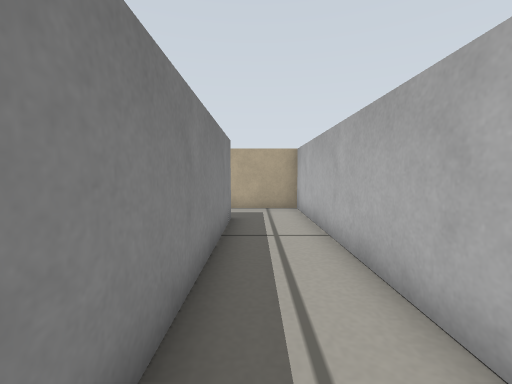
[1] (above)

14 first-person views from a walk through a world built for the Gazebo simulator. The camera is 0.29 m above the floor, tilts 4° down and sees 90° across. The floor is counted in squares, 0.2 m on a side. Each view is taken from the middle of a square. On the plan, view 1 faces up. The plan holds only what a view shows up to about 13 squares ahead; the rest is blank.

[2]
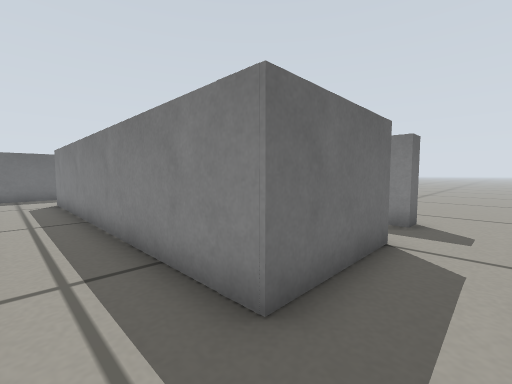

[3]
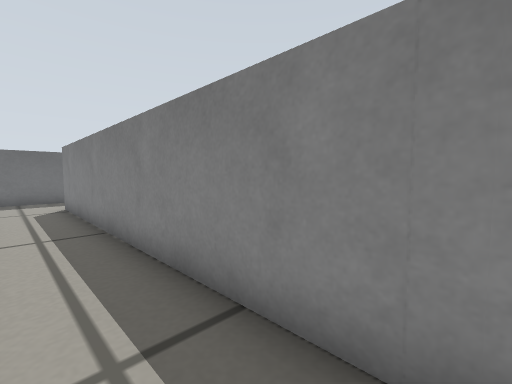

[4]
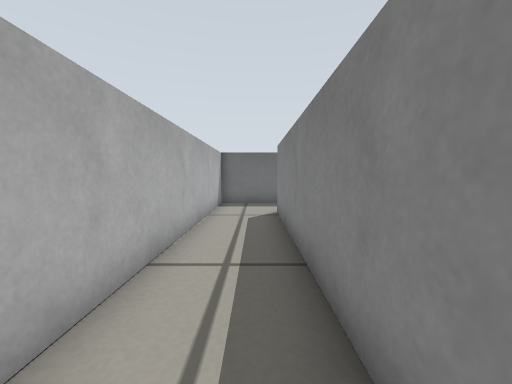

[5]
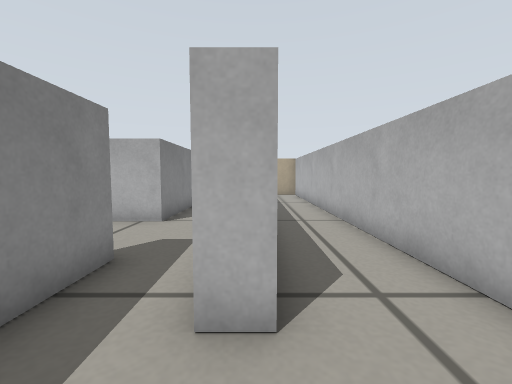

[6]
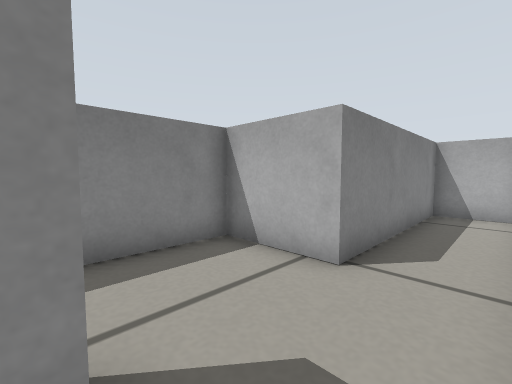

[7]
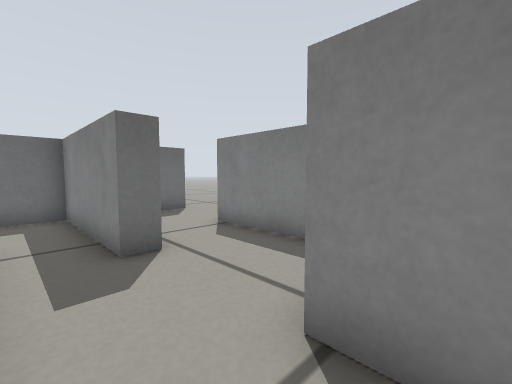

[8]
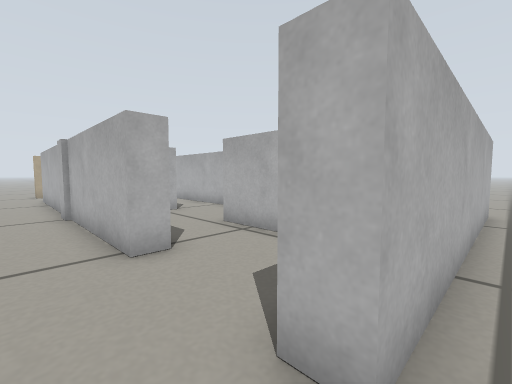

[9]
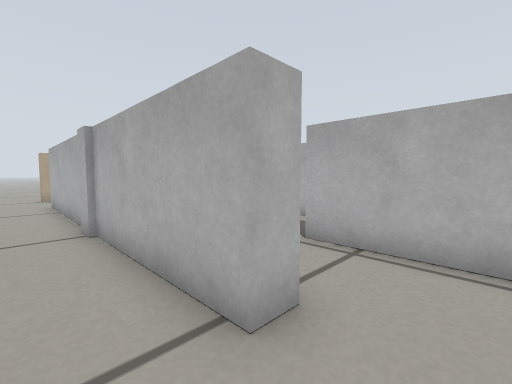

[10]
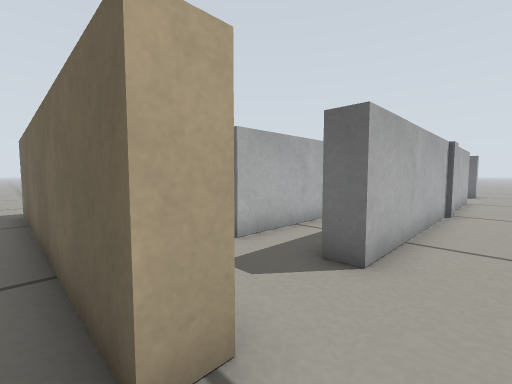

[11]
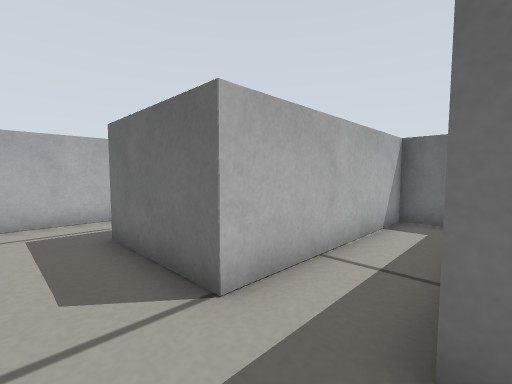

[12]
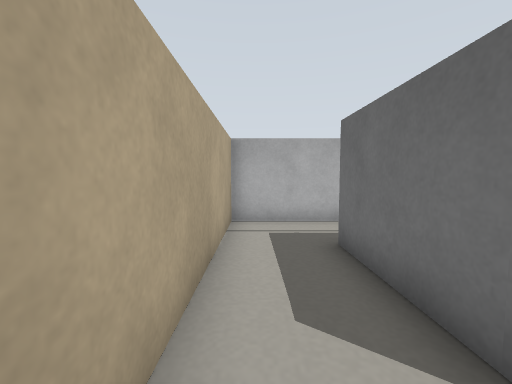

[13]
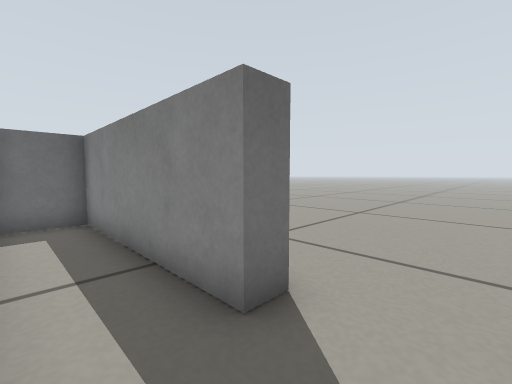

[14]
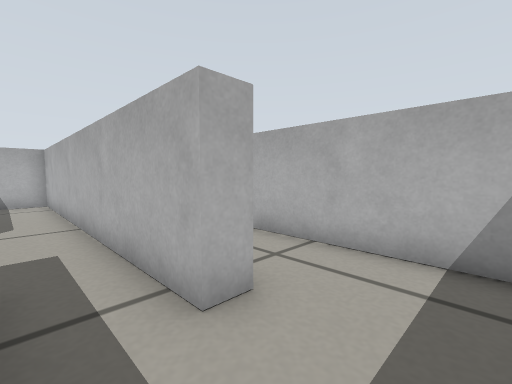

### Floor plan
Ten units are one square. View 1 is at (0, 0); x grows to the right and y downward. Boxes are objects, and circles mark ways between rooms. Rooms are numbered by the first view taken in them; rooms with no view inside come last. Other rooms are left out.
<svg viewBox="-95 -120 130 210">
<path fill="none" stroke="#000" d="M-75 -82 -67 -82 -67 -15 -46 -15 -46 -82 -8 -83 -8 48 -16 48M-15 77 17 77 17 -107 -54 -107M-42 27 -34 27 -34 45M-16 48 -16 -75 -39 -75 -39 -7M25 85 -75 85 -75 77M-75 -106 -75 -115 25 -115M-75 44 -75 -82M-34 45 -34 77 -15 77M-42 44 -42 27M-39 -7 -67 -7 -67 44M-67 44 -75 44M-42 61 -42 44M-75 77 -64 77"/>
<circle cx="-70" cy="-95" r="3" fill="#2a7"/>
<circle cx="-10" cy="60" r="3" fill="#2a7"/>
<circle cx="-25" cy="35" r="3" fill="#2a7"/>
<circle cx="-40" cy="10" r="3" fill="#2a7"/>
<circle cx="-85" cy="-110" r="3" fill="#2a7"/>
<circle cx="-85" cy="80" r="3" fill="#2a7"/>
<circle cx="-70" cy="60" r="3" fill="#2a7"/>
<circle cx="-55" cy="35" r="3" fill="#2a7"/>
<text x="0" y="-40">1</text>
<text x="-30" y="-10">2</text>
<text x="30" y="-20">3</text>
<text x="-90" y="-20">4</text>
<text x="-30" y="60">5</text>
<text x="-60" y="20">6</text>
<text x="-60" y="60">7</text>
</svg>
Room 1 opens to room 4. Room 1 opens to room 5. Room 2 opens to room 5. Room 2 opens to room 6. Room 3 opens to room 4. Room 4 opens to room 7. Room 6 opens to room 7.

Where each view was taken, in squares from view 1:
view 1: 0 up, 0 right, facing up
view 2: 10 up, 1 right, facing down-left
view 3: 8 up, 1 right, facing down-left
view 4: 5 up, 0 right, facing down
view 5: 7 down, 1 left, facing up
view 6: 3 down, 2 left, facing up-left
view 7: 2 up, 2 left, facing down-left
view 8: 9 down, 9 left, facing up-right
view 9: 6 down, 9 left, facing up-right
view 10: 12 up, 9 left, facing down-right
view 11: 10 up, 7 left, facing down-right
view 12: 10 up, 6 left, facing right
view 13: 10 up, 5 left, facing down-left
view 14: 7 down, 3 left, facing up-right
